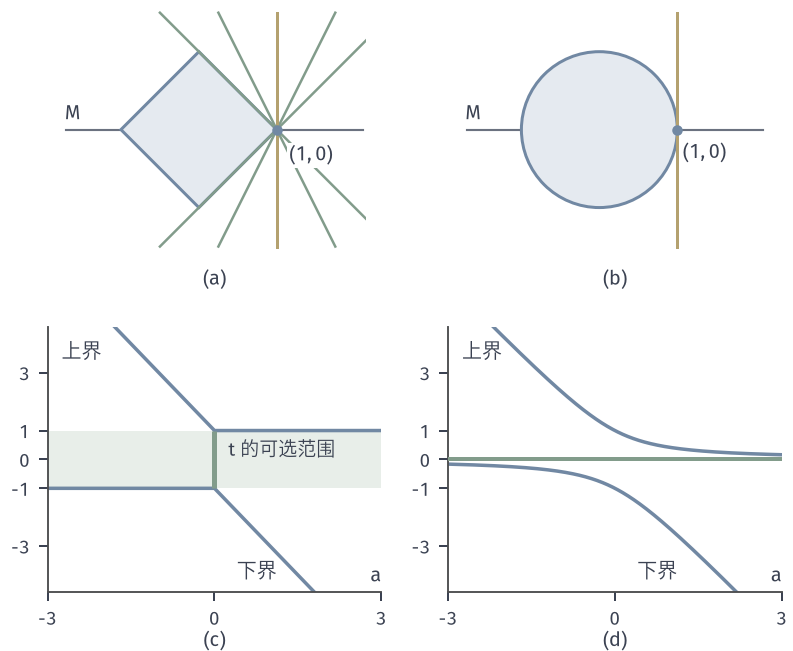

Recreate this plot in Python.
from pathlib import Path
import sys
ROOT = next(p for p in Path(__file__).resolve().parents if (p/"build.sh").is_file() and (p/"tex/book.tex").is_file())
sys.path.insert(0, str(ROOT/"figures/00-shared/mathematical-preliminaries-upper/00-shared/comprehension-figures"))
from support import figure, save, BLUE, GREEN, YELLOW, RED, PURPLE, INK, MUTED, GRID, BLUE_FILL, GREEN_FILL, YELLOW_FILL, RED_FILL, PURPLE_FILL
import numpy as np

# (R^2,l1) 与 (R^2,l2) 中延拓 l(s,0)=s：约束 -||m+z||-l(m)<=t<=||m+z||-l(m)，m=(a,0)，z=(0,1)。
from matplotlib.patches import Circle, Polygon
fig, axes = figure(width_mm=112, height_mm=92, nrows=2, ncols=2, height_ratios=[1, 1.1])
fig.set_layout_engine(None)
fig.subplots_adjust(left=.06, right=.985, top=.985, bottom=.09, wspace=.2, hspace=.3)
a = axes[0, 0]; b = axes[0, 1]; c = axes[1, 0]; d = axes[1, 1]
for ax in (a, b):
    ax.set_aspect('equal'); ax.axis('off'); ax.set_xlim(-1.75, 2.15); ax.set_ylim(-1.55, 1.55)
a.add_patch(Polygon([[1, 0], [0, 1], [-1, 0], [0, -1]], closed=True, fc=BLUE_FILL, ec=BLUE, lw=1.2, zorder=1))
for ts in (-1, -.5, 0, .5, 1):
    y = np.array([-1.5, 1.5]); x = 1-ts*y
    a.plot(x, y, color=GREEN if ts != 0 else YELLOW, lw=1.0 if ts != 0 else 1.2, zorder=2)
a.plot([1], [0], 'o', color=BLUE, ms=4.2, mew=0, zorder=4); a.text(1.16, -.33, '$(1,0)$', ha='left', va='center', bbox=dict(fc='white', ec='none', pad=.8), zorder=5)
a.plot([-1.7, 2.1], [0, 0], color=MUTED, lw=.85, zorder=0); 
a.text(-1.72, .08, '$M$', ha='left', va='bottom')
a.text(-.0, -.12, r'', ha='center')
th = np.linspace(0, 2*np.pi, 300)
b.add_patch(Circle((0, 0), 1, fc=BLUE_FILL, ec=BLUE, lw=1.2, zorder=1))
b.plot([1, 1], [-1.5, 1.5], color=YELLOW, lw=1.2, zorder=2)
b.plot([1], [0], 'o', color=BLUE, ms=4.2, mew=0, zorder=4); b.text(1.07, -.3, '$(1,0)$', ha='left', va='center')
b.plot([-1.7, 2.1], [0, 0], color=MUTED, lw=.85, zorder=0)
b.text(-1.72, .08, '$M$', ha='left', va='bottom')
s = np.linspace(-3, 3, 601)
up1 = np.abs(s)+1-s; lo1 = -np.abs(s)-1-s
up2 = np.sqrt(s**2+1)-s; lo2 = -np.sqrt(s**2+1)-s
for ax, u, l in ((c, up1, lo1), (d, up2, lo2)):
    ax.plot(s, u, color=BLUE, lw=1.4); ax.plot(s, l, color=BLUE, lw=1.4)
    ax.axhline(0, color=MUTED, lw=.85, zorder=0)
    ax.set_xlim(-3, 3); ax.set_ylim(-4.6, 4.6); ax.set_xticks([-3, 0, 3]); ax.set_yticks([-3, -1, 0, 1, 3])
    ax.text(1.0, .025, '$a$', transform=ax.transAxes, ha='right', va='bottom')
c.axhspan(-1, 1, xmin=0, xmax=1, color=GREEN_FILL, lw=0, zorder=0)
c.plot([0, 0], [-1, 1], color=GREEN, lw=2.0, zorder=3, solid_capstyle='butt')
c.text(.25, .35, 't 的可选范围', ha='left', va='center', fontsize=7.5)
d.axhline(0, color=GREEN, lw=1.6, zorder=3)
c.text(-2.75, 3.5, '上界', ha='left'); c.text(.4, -4.1, '下界', ha='left')
d.text(-2.75, 3.5, '上界', ha='left'); d.text(.4, -4.1, '下界', ha='left')
for ax, q in (('(a)', a), ('(b)', b)):
    pos = q.get_position(); fig.text((pos.x0+pos.x1)/2, pos.y0-.028, ax, ha='center', va='top')
for ax, q in (('(c)', c), ('(d)', d)):
    pos = q.get_position(); fig.text((pos.x0+pos.x1)/2, pos.y0-.058, ax, ha='center', va='top')
save(fig, Path(__file__).resolve().parent, 'figure', {'formula': 'L_t(x)=x1+t x2, |t|<=1; envelopes |a|+1-a, -|a|-1-a; sqrt(a^2+1)-a, -sqrt(a^2+1)-a'})
